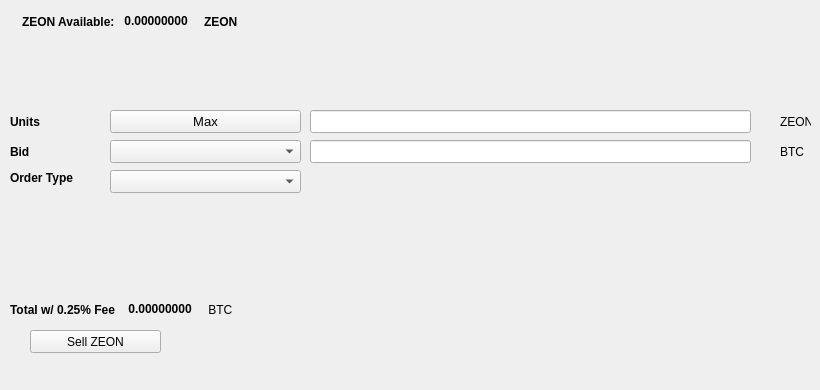
   <widget class="QWidget" name="SellTab">
    <attribute name="title">
     <string>Sell</string>
    </attribute>
    <widget class="QLabel" name="label_16">
     <property name="geometry">
      <rect>
       <x>780</x>
       <y>140</y>
       <width>31</width>
       <height>23</height>
      </rect>
     </property>
     <property name="text">
      <string>BTC</string>
     </property>
    </widget>
    <widget class="QComboBox" name="SellBidcomboBox">
     <property name="geometry">
      <rect>
       <x>110</x>
       <y>140</y>
       <width>191</width>
       <height>23</height>
      </rect>
     </property>
     <property name="font">
      <font>
       <pointsize>10</pointsize>
      </font>
     </property>
    </widget>
    <widget class="QLabel" name="label_18">
     <property name="geometry">
      <rect>
       <x>10</x>
       <y>110</y>
       <width>46</width>
       <height>23</height>
      </rect>
     </property>
     <property name="font">
      <font>
       <weight>75</weight>
       <bold>true</bold>
      </font>
     </property>
     <property name="text">
      <string>Units</string>
     </property>
    </widget>
    <widget class="QPushButton" name="Sell_Max_Amount">
     <property name="geometry">
      <rect>
       <x>110</x>
       <y>110</y>
       <width>191</width>
       <height>23</height>
      </rect>
     </property>
     <property name="font">
      <font>
       <pointsize>10</pointsize>
      </font>
     </property>
     <property name="text">
      <string>Max</string>
     </property>
    </widget>
    <widget class="QLabel" name="label_20">
     <property name="geometry">
      <rect>
       <x>10</x>
       <y>170</y>
       <width>91</width>
       <height>16</height>
      </rect>
     </property>
     <property name="font">
      <font>
       <weight>75</weight>
       <bold>true</bold>
      </font>
     </property>
     <property name="text">
      <string>Order Type</string>
     </property>
    </widget>
    <widget class="QComboBox" name="SellOrdertypeCombo">
     <property name="geometry">
      <rect>
       <x>110</x>
       <y>170</y>
       <width>191</width>
       <height>23</height>
      </rect>
     </property>
     <property name="font">
      <font>
       <pointsize>10</pointsize>
      </font>
     </property>
    </widget>
    <widget class="QLabel" name="label_21">
     <property name="geometry">
      <rect>
       <x>10</x>
       <y>140</y>
       <width>46</width>
       <height>23</height>
      </rect>
     </property>
     <property name="font">
      <font>
       <weight>75</weight>
       <bold>true</bold>
      </font>
     </property>
     <property name="text">
      <string>Bid</string>
     </property>
    </widget>
    <widget class="QLabel" name="label_22">
     <property name="geometry">
      <rect>
       <x>780</x>
       <y>110</y>
       <width>31</width>
       <height>23</height>
      </rect>
     </property>
     <property name="text">
      <string>ZEON</string>
     </property>
    </widget>
    <widget class="QLineEdit" name="UnitsInputZEON">
     <property name="geometry">
      <rect>
       <x>310</x>
       <y>110</y>
       <width>441</width>
       <height>23</height>
      </rect>
     </property>
     <property name="font">
      <font>
       <pointsize>9</pointsize>
       <weight>75</weight>
       <bold>true</bold>
      </font>
     </property>
    </widget>
    <widget class="QLineEdit" name="SellBidPriceEdit">
     <property name="geometry">
      <rect>
       <x>310</x>
       <y>140</y>
       <width>441</width>
       <height>23</height>
      </rect>
     </property>
     <property name="font">
      <font>
       <pointsize>9</pointsize>
       <weight>75</weight>
       <bold>true</bold>
      </font>
     </property>
    </widget>
    <widget class="QPushButton" name="SellZEONBTN">
     <property name="geometry">
      <rect>
       <x>30</x>
       <y>330</y>
       <width>131</width>
       <height>23</height>
      </rect>
     </property>
     <property name="text">
      <string>Sell ZEON</string>
     </property>
     <property name="icon">
      <iconset resource="../xdna">
       <normaloff>:/icons/bitcoin</normaloff>:/icons/bitcoin</iconset>
     </property>
    </widget>
    <widget class="QWidget" name="layoutWidget3">
     <property name="geometry">
      <rect>
       <x>22</x>
       <y>12</y>
       <width>258</width>
       <height>19</height>
      </rect>
     </property>
     <layout class="QHBoxLayout" name="horizontalLayout">
      <item>
       <widget class="QLabel" name="label232_2">
        <property name="font">
         <font>
          <weight>75</weight>
          <bold>true</bold>
         </font>
        </property>
        <property name="text">
         <string>ZEON Available:</string>
        </property>
       </widget>
      </item>
      <item>
       <widget class="QLabel" name="ZEONAvailableLabel">
        <property name="palette">
         <palette>
          <active>
           <colorrole role="WindowText">
            <brush brushstyle="SolidPattern">
             <color alpha="255">
              <red>0</red>
              <green>0</green>
              <blue>0</blue>
             </color>
            </brush>
           </colorrole>
           <colorrole role="Button">
            <brush brushstyle="SolidPattern">
             <color alpha="255">
              <red>0</red>
              <green>170</green>
              <blue>0</blue>
             </color>
            </brush>
           </colorrole>
           <colorrole role="Light">
            <brush brushstyle="SolidPattern">
             <color alpha="255">
              <red>0</red>
              <green>255</green>
              <blue>0</blue>
             </color>
            </brush>
           </colorrole>
           <colorrole role="Midlight">
            <brush brushstyle="SolidPattern">
             <color alpha="255">
              <red>0</red>
              <green>212</green>
              <blue>0</blue>
             </color>
            </brush>
           </colorrole>
           <colorrole role="Dark">
            <brush brushstyle="SolidPattern">
             <color alpha="255">
              <red>0</red>
              <green>85</green>
              <blue>0</blue>
             </color>
            </brush>
           </colorrole>
           <colorrole role="Mid">
            <brush brushstyle="SolidPattern">
             <color alpha="255">
              <red>0</red>
              <green>113</green>
              <blue>0</blue>
             </color>
            </brush>
           </colorrole>
           <colorrole role="Text">
            <brush brushstyle="SolidPattern">
             <color alpha="255">
              <red>0</red>
              <green>170</green>
              <blue>0</blue>
             </color>
            </brush>
           </colorrole>
           <colorrole role="BrightText">
            <brush brushstyle="SolidPattern">
             <color alpha="255">
              <red>255</red>
              <green>255</green>
              <blue>255</blue>
             </color>
            </brush>
           </colorrole>
           <colorrole role="ButtonText">
            <brush brushstyle="SolidPattern">
             <color alpha="255">
              <red>0</red>
              <green>0</green>
              <blue>0</blue>
             </color>
            </brush>
           </colorrole>
           <colorrole role="Base">
            <brush brushstyle="SolidPattern">
             <color alpha="255">
              <red>255</red>
              <green>255</green>
              <blue>255</blue>
             </color>
            </brush>
           </colorrole>
           <colorrole role="Window">
            <brush brushstyle="SolidPattern">
             <color alpha="255">
              <red>0</red>
              <green>170</green>
              <blue>0</blue>
             </color>
            </brush>
           </colorrole>
           <colorrole role="Shadow">
            <brush brushstyle="SolidPattern">
             <color alpha="255">
              <red>0</red>
              <green>0</green>
              <blue>0</blue>
             </color>
            </brush>
           </colorrole>
           <colorrole role="AlternateBase">
            <brush brushstyle="SolidPattern">
             <color alpha="255">
              <red>127</red>
              <green>212</green>
              <blue>127</blue>
             </color>
            </brush>
           </colorrole>
           <colorrole role="ToolTipBase">
            <brush brushstyle="SolidPattern">
             <color alpha="255">
              <red>255</red>
              <green>255</green>
              <blue>220</blue>
             </color>
            </brush>
           </colorrole>
           <colorrole role="ToolTipText">
            <brush brushstyle="SolidPattern">
             <color alpha="255">
              <red>0</red>
              <green>0</green>
              <blue>0</blue>
             </color>
            </brush>
           </colorrole>
          </active>
          <inactive>
           <colorrole role="WindowText">
            <brush brushstyle="SolidPattern">
             <color alpha="255">
              <red>0</red>
              <green>0</green>
              <blue>0</blue>
             </color>
            </brush>
           </colorrole>
           <colorrole role="Button">
            <brush brushstyle="SolidPattern">
             <color alpha="255">
              <red>0</red>
              <green>170</green>
              <blue>0</blue>
             </color>
            </brush>
           </colorrole>
           <colorrole role="Light">
            <brush brushstyle="SolidPattern">
             <color alpha="255">
              <red>0</red>
              <green>255</green>
              <blue>0</blue>
             </color>
            </brush>
           </colorrole>
           <colorrole role="Midlight">
            <brush brushstyle="SolidPattern">
             <color alpha="255">
              <red>0</red>
              <green>212</green>
              <blue>0</blue>
             </color>
            </brush>
           </colorrole>
           <colorrole role="Dark">
            <brush brushstyle="SolidPattern">
             <color alpha="255">
              <red>0</red>
              <green>85</green>
              <blue>0</blue>
             </color>
            </brush>
           </colorrole>
           <colorrole role="Mid">
            <brush brushstyle="SolidPattern">
             <color alpha="255">
              <red>0</red>
              <green>113</green>
              <blue>0</blue>
             </color>
            </brush>
           </colorrole>
           <colorrole role="Text">
            <brush brushstyle="SolidPattern">
             <color alpha="255">
              <red>0</red>
              <green>170</green>
              <blue>0</blue>
             </color>
            </brush>
           </colorrole>
           <colorrole role="BrightText">
            <brush brushstyle="SolidPattern">
             <color alpha="255">
              <red>255</red>
              <green>255</green>
              <blue>255</blue>
             </color>
            </brush>
           </colorrole>
           <colorrole role="ButtonText">
            <brush brushstyle="SolidPattern">
             <color alpha="255">
              <red>0</red>
              <green>0</green>
              <blue>0</blue>
             </color>
            </brush>
           </colorrole>
           <colorrole role="Base">
            <brush brushstyle="SolidPattern">
             <color alpha="255">
              <red>255</red>
              <green>255</green>
              <blue>255</blue>
             </color>
            </brush>
           </colorrole>
           <colorrole role="Window">
            <brush brushstyle="SolidPattern">
             <color alpha="255">
              <red>0</red>
              <green>170</green>
              <blue>0</blue>
             </color>
            </brush>
           </colorrole>
           <colorrole role="Shadow">
            <brush brushstyle="SolidPattern">
             <color alpha="255">
              <red>0</red>
              <green>0</green>
              <blue>0</blue>
             </color>
            </brush>
           </colorrole>
           <colorrole role="AlternateBase">
            <brush brushstyle="SolidPattern">
             <color alpha="255">
              <red>127</red>
              <green>212</green>
              <blue>127</blue>
             </color>
            </brush>
           </colorrole>
           <colorrole role="ToolTipBase">
            <brush brushstyle="SolidPattern">
             <color alpha="255">
              <red>255</red>
              <green>255</green>
              <blue>220</blue>
             </color>
            </brush>
           </colorrole>
           <colorrole role="ToolTipText">
            <brush brushstyle="SolidPattern">
             <color alpha="255">
              <red>0</red>
              <green>0</green>
              <blue>0</blue>
             </color>
            </brush>
           </colorrole>
          </inactive>
          <disabled>
           <colorrole role="WindowText">
            <brush brushstyle="SolidPattern">
             <color alpha="255">
              <red>0</red>
              <green>85</green>
              <blue>0</blue>
             </color>
            </brush>
           </colorrole>
           <colorrole role="Button">
            <brush brushstyle="SolidPattern">
             <color alpha="255">
              <red>0</red>
              <green>170</green>
              <blue>0</blue>
             </color>
            </brush>
           </colorrole>
           <colorrole role="Light">
            <brush brushstyle="SolidPattern">
             <color alpha="255">
              <red>0</red>
              <green>255</green>
              <blue>0</blue>
             </color>
            </brush>
           </colorrole>
           <colorrole role="Midlight">
            <brush brushstyle="SolidPattern">
             <color alpha="255">
              <red>0</red>
              <green>212</green>
              <blue>0</blue>
             </color>
            </brush>
           </colorrole>
           <colorrole role="Dark">
            <brush brushstyle="SolidPattern">
             <color alpha="255">
              <red>0</red>
              <green>85</green>
              <blue>0</blue>
             </color>
            </brush>
           </colorrole>
           <colorrole role="Mid">
            <brush brushstyle="SolidPattern">
             <color alpha="255">
              <red>0</red>
              <green>113</green>
              <blue>0</blue>
             </color>
            </brush>
           </colorrole>
           <colorrole role="Text">
            <brush brushstyle="SolidPattern">
             <color alpha="255">
              <red>0</red>
              <green>85</green>
              <blue>0</blue>
             </color>
            </brush>
           </colorrole>
           <colorrole role="BrightText">
            <brush brushstyle="SolidPattern">
             <color alpha="255">
              <red>255</red>
              <green>255</green>
              <blue>255</blue>
             </color>
            </brush>
           </colorrole>
           <colorrole role="ButtonText">
            <brush brushstyle="SolidPattern">
             <color alpha="255">
              <red>0</red>
              <green>85</green>
              <blue>0</blue>
             </color>
            </brush>
           </colorrole>
           <colorrole role="Base">
            <brush brushstyle="SolidPattern">
             <color alpha="255">
              <red>0</red>
              <green>170</green>
              <blue>0</blue>
             </color>
            </brush>
           </colorrole>
           <colorrole role="Window">
            <brush brushstyle="SolidPattern">
             <color alpha="255">
              <red>0</red>
              <green>170</green>
              <blue>0</blue>
             </color>
            </brush>
           </colorrole>
           <colorrole role="Shadow">
            <brush brushstyle="SolidPattern">
             <color alpha="255">
              <red>0</red>
              <green>0</green>
              <blue>0</blue>
             </color>
            </brush>
           </colorrole>
           <colorrole role="AlternateBase">
            <brush brushstyle="SolidPattern">
             <color alpha="255">
              <red>0</red>
              <green>170</green>
              <blue>0</blue>
             </color>
            </brush>
           </colorrole>
           <colorrole role="ToolTipBase">
            <brush brushstyle="SolidPattern">
             <color alpha="255">
              <red>255</red>
              <green>255</green>
              <blue>220</blue>
             </color>
            </brush>
           </colorrole>
           <colorrole role="ToolTipText">
            <brush brushstyle="SolidPattern">
             <color alpha="255">
              <red>0</red>
              <green>0</green>
              <blue>0</blue>
             </color>
            </brush>
           </colorrole>
          </disabled>
         </palette>
        </property>
        <property name="font">
         <font>
          <weight>75</weight>
          <bold>true</bold>
         </font>
        </property>
        <property name="text">
         <string> 0.00000000 </string>
        </property>
        <property name="textInteractionFlags">
         <set>Qt::LinksAccessibleByMouse|Qt::TextSelectableByKeyboard|Qt::TextSelectableByMouse</set>
        </property>
       </widget>
      </item>
      <item>
       <widget class="QLabel" name="labelZEON">
        <property name="font">
         <font>
          <weight>75</weight>
          <bold>true</bold>
         </font>
        </property>
        <property name="text">
         <string>ZEON</string>
        </property>
       </widget>
      </item>
     </layout>
    </widget>
    <widget class="QWidget" name="layoutWidget">
     <property name="geometry">
      <rect>
       <x>10</x>
       <y>300</y>
       <width>268</width>
       <height>19</height>
      </rect>
     </property>
     <layout class="QHBoxLayout" name="horizontalLayout_2">
      <item>
       <widget class="QLabel" name="label_19">
        <property name="font">
         <font>
          <weight>75</weight>
          <bold>true</bold>
         </font>
        </property>
        <property name="text">
         <string>Total w/ 0.25% Fee </string>
        </property>
       </widget>
      </item>
      <item>
       <widget class="QLabel" name="SellCostLabel">
        <property name="palette">
         <palette>
          <active>
           <colorrole role="WindowText">
            <brush brushstyle="SolidPattern">
             <color alpha="255">
              <red>0</red>
              <green>0</green>
              <blue>0</blue>
             </color>
            </brush>
           </colorrole>
           <colorrole role="Button">
            <brush brushstyle="SolidPattern">
             <color alpha="255">
              <red>0</red>
              <green>170</green>
              <blue>0</blue>
             </color>
            </brush>
           </colorrole>
           <colorrole role="Light">
            <brush brushstyle="SolidPattern">
             <color alpha="255">
              <red>0</red>
              <green>255</green>
              <blue>0</blue>
             </color>
            </brush>
           </colorrole>
           <colorrole role="Midlight">
            <brush brushstyle="SolidPattern">
             <color alpha="255">
              <red>0</red>
              <green>212</green>
              <blue>0</blue>
             </color>
            </brush>
           </colorrole>
           <colorrole role="Dark">
            <brush brushstyle="SolidPattern">
             <color alpha="255">
              <red>0</red>
              <green>85</green>
              <blue>0</blue>
             </color>
            </brush>
           </colorrole>
           <colorrole role="Mid">
            <brush brushstyle="SolidPattern">
             <color alpha="255">
              <red>0</red>
              <green>113</green>
              <blue>0</blue>
             </color>
            </brush>
           </colorrole>
           <colorrole role="Text">
            <brush brushstyle="SolidPattern">
             <color alpha="255">
              <red>0</red>
              <green>170</green>
              <blue>0</blue>
             </color>
            </brush>
           </colorrole>
           <colorrole role="BrightText">
            <brush brushstyle="SolidPattern">
             <color alpha="255">
              <red>255</red>
              <green>255</green>
              <blue>255</blue>
             </color>
            </brush>
           </colorrole>
           <colorrole role="ButtonText">
            <brush brushstyle="SolidPattern">
             <color alpha="255">
              <red>0</red>
              <green>0</green>
              <blue>0</blue>
             </color>
            </brush>
           </colorrole>
           <colorrole role="Base">
            <brush brushstyle="SolidPattern">
             <color alpha="255">
              <red>255</red>
              <green>255</green>
              <blue>255</blue>
             </color>
            </brush>
           </colorrole>
           <colorrole role="Window">
            <brush brushstyle="SolidPattern">
             <color alpha="255">
              <red>0</red>
              <green>170</green>
              <blue>0</blue>
             </color>
            </brush>
           </colorrole>
           <colorrole role="Shadow">
            <brush brushstyle="SolidPattern">
             <color alpha="255">
              <red>0</red>
              <green>0</green>
              <blue>0</blue>
             </color>
            </brush>
           </colorrole>
           <colorrole role="AlternateBase">
            <brush brushstyle="SolidPattern">
             <color alpha="255">
              <red>127</red>
              <green>212</green>
              <blue>127</blue>
             </color>
            </brush>
           </colorrole>
           <colorrole role="ToolTipBase">
            <brush brushstyle="SolidPattern">
             <color alpha="255">
              <red>255</red>
              <green>255</green>
              <blue>220</blue>
             </color>
            </brush>
           </colorrole>
           <colorrole role="ToolTipText">
            <brush brushstyle="SolidPattern">
             <color alpha="255">
              <red>0</red>
              <green>0</green>
              <blue>0</blue>
             </color>
            </brush>
           </colorrole>
          </active>
          <inactive>
           <colorrole role="WindowText">
            <brush brushstyle="SolidPattern">
             <color alpha="255">
              <red>0</red>
              <green>0</green>
              <blue>0</blue>
             </color>
            </brush>
           </colorrole>
           <colorrole role="Button">
            <brush brushstyle="SolidPattern">
             <color alpha="255">
              <red>0</red>
              <green>170</green>
              <blue>0</blue>
             </color>
            </brush>
           </colorrole>
           <colorrole role="Light">
            <brush brushstyle="SolidPattern">
             <color alpha="255">
              <red>0</red>
              <green>255</green>
              <blue>0</blue>
             </color>
            </brush>
           </colorrole>
           <colorrole role="Midlight">
            <brush brushstyle="SolidPattern">
             <color alpha="255">
              <red>0</red>
              <green>212</green>
              <blue>0</blue>
             </color>
            </brush>
           </colorrole>
           <colorrole role="Dark">
            <brush brushstyle="SolidPattern">
             <color alpha="255">
              <red>0</red>
              <green>85</green>
              <blue>0</blue>
             </color>
            </brush>
           </colorrole>
           <colorrole role="Mid">
            <brush brushstyle="SolidPattern">
             <color alpha="255">
              <red>0</red>
              <green>113</green>
              <blue>0</blue>
             </color>
            </brush>
           </colorrole>
           <colorrole role="Text">
            <brush brushstyle="SolidPattern">
             <color alpha="255">
              <red>0</red>
              <green>170</green>
              <blue>0</blue>
             </color>
            </brush>
           </colorrole>
           <colorrole role="BrightText">
            <brush brushstyle="SolidPattern">
             <color alpha="255">
              <red>255</red>
              <green>255</green>
              <blue>255</blue>
             </color>
            </brush>
           </colorrole>
           <colorrole role="ButtonText">
            <brush brushstyle="SolidPattern">
             <color alpha="255">
              <red>0</red>
              <green>0</green>
              <blue>0</blue>
             </color>
            </brush>
           </colorrole>
           <colorrole role="Base">
            <brush brushstyle="SolidPattern">
             <color alpha="255">
              <red>255</red>
              <green>255</green>
              <blue>255</blue>
             </color>
            </brush>
           </colorrole>
           <colorrole role="Window">
            <brush brushstyle="SolidPattern">
             <color alpha="255">
              <red>0</red>
              <green>170</green>
              <blue>0</blue>
             </color>
            </brush>
           </colorrole>
           <colorrole role="Shadow">
            <brush brushstyle="SolidPattern">
             <color alpha="255">
              <red>0</red>
              <green>0</green>
              <blue>0</blue>
             </color>
            </brush>
           </colorrole>
           <colorrole role="AlternateBase">
            <brush brushstyle="SolidPattern">
             <color alpha="255">
              <red>127</red>
              <green>212</green>
              <blue>127</blue>
             </color>
            </brush>
           </colorrole>
           <colorrole role="ToolTipBase">
            <brush brushstyle="SolidPattern">
             <color alpha="255">
              <red>255</red>
              <green>255</green>
              <blue>220</blue>
             </color>
            </brush>
           </colorrole>
           <colorrole role="ToolTipText">
            <brush brushstyle="SolidPattern">
             <color alpha="255">
              <red>0</red>
              <green>0</green>
              <blue>0</blue>
             </color>
            </brush>
           </colorrole>
          </inactive>
          <disabled>
           <colorrole role="WindowText">
            <brush brushstyle="SolidPattern">
             <color alpha="255">
              <red>0</red>
              <green>85</green>
              <blue>0</blue>
             </color>
            </brush>
           </colorrole>
           <colorrole role="Button">
            <brush brushstyle="SolidPattern">
             <color alpha="255">
              <red>0</red>
              <green>170</green>
              <blue>0</blue>
             </color>
            </brush>
           </colorrole>
           <colorrole role="Light">
            <brush brushstyle="SolidPattern">
             <color alpha="255">
              <red>0</red>
              <green>255</green>
              <blue>0</blue>
             </color>
            </brush>
           </colorrole>
           <colorrole role="Midlight">
            <brush brushstyle="SolidPattern">
             <color alpha="255">
              <red>0</red>
              <green>212</green>
              <blue>0</blue>
             </color>
            </brush>
           </colorrole>
           <colorrole role="Dark">
            <brush brushstyle="SolidPattern">
             <color alpha="255">
              <red>0</red>
              <green>85</green>
              <blue>0</blue>
             </color>
            </brush>
           </colorrole>
           <colorrole role="Mid">
            <brush brushstyle="SolidPattern">
             <color alpha="255">
              <red>0</red>
              <green>113</green>
              <blue>0</blue>
             </color>
            </brush>
           </colorrole>
           <colorrole role="Text">
            <brush brushstyle="SolidPattern">
             <color alpha="255">
              <red>0</red>
              <green>85</green>
              <blue>0</blue>
             </color>
            </brush>
           </colorrole>
           <colorrole role="BrightText">
            <brush brushstyle="SolidPattern">
             <color alpha="255">
              <red>255</red>
              <green>255</green>
              <blue>255</blue>
             </color>
            </brush>
           </colorrole>
           <colorrole role="ButtonText">
            <brush brushstyle="SolidPattern">
             <color alpha="255">
              <red>0</red>
              <green>85</green>
              <blue>0</blue>
             </color>
            </brush>
           </colorrole>
           <colorrole role="Base">
            <brush brushstyle="SolidPattern">
             <color alpha="255">
              <red>0</red>
              <green>170</green>
              <blue>0</blue>
             </color>
            </brush>
           </colorrole>
           <colorrole role="Window">
            <brush brushstyle="SolidPattern">
             <color alpha="255">
              <red>0</red>
              <green>170</green>
              <blue>0</blue>
             </color>
            </brush>
           </colorrole>
           <colorrole role="Shadow">
            <brush brushstyle="SolidPattern">
             <color alpha="255">
              <red>0</red>
              <green>0</green>
              <blue>0</blue>
             </color>
            </brush>
           </colorrole>
           <colorrole role="AlternateBase">
            <brush brushstyle="SolidPattern">
             <color alpha="255">
              <red>0</red>
              <green>170</green>
              <blue>0</blue>
             </color>
            </brush>
           </colorrole>
           <colorrole role="ToolTipBase">
            <brush brushstyle="SolidPattern">
             <color alpha="255">
              <red>255</red>
              <green>255</green>
              <blue>220</blue>
             </color>
            </brush>
           </colorrole>
           <colorrole role="ToolTipText">
            <brush brushstyle="SolidPattern">
             <color alpha="255">
              <red>0</red>
              <green>0</green>
              <blue>0</blue>
             </color>
            </brush>
           </colorrole>
          </disabled>
         </palette>
        </property>
        <property name="font">
         <font>
          <weight>75</weight>
          <bold>true</bold>
         </font>
        </property>
        <property name="autoFillBackground">
         <bool>false</bool>
        </property>
        <property name="text">
         <string> 0.00000000</string>
        </property>
        <property name="textInteractionFlags">
         <set>Qt::LinksAccessibleByMouse|Qt::TextSelectableByMouse</set>
        </property>
       </widget>
      </item>
      <item>
       <widget class="QLabel" name="label_17">
        <property name="font">
         <font>
          <weight>50</weight>
          <bold>false</bold>
         </font>
        </property>
        <property name="text">
         <string> BTC</string>
        </property>
       </widget>
      </item>
     </layout>
    </widget>
    <widget class="QLabel" name="label_23">
     <property name="geometry">
      <rect>
       <x>460</x>
       <y>300</y>
       <width>281</width>
       <height>81</height>
      </rect>
     </property>
     <property name="text">
      <string/>
     </property>
     <property name="pixmap">
      <pixmap>:/images/bittrex</pixmap>
     </property>
    </widget>
   </widget>
